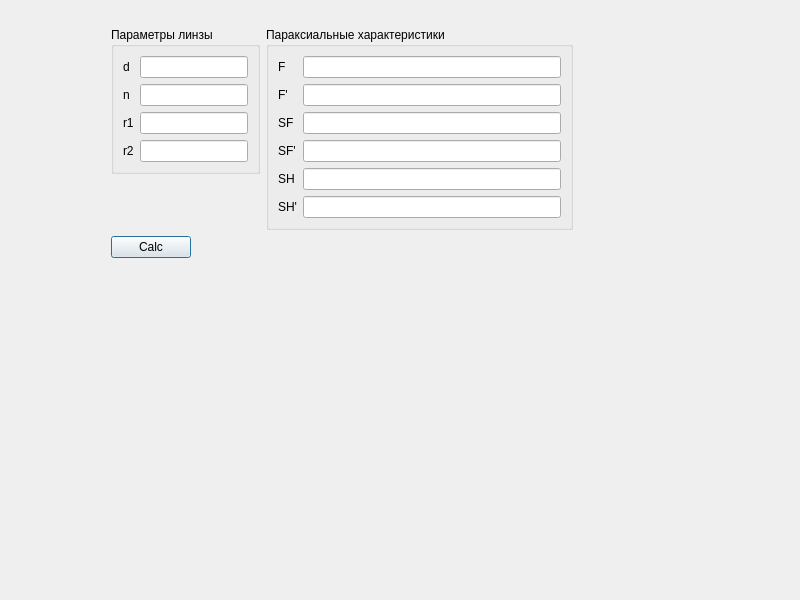
<?xml version="1.0" encoding="UTF-8"?>
<ui version="4.0">
 <class>Dialog</class>
 <widget class="QDialog" name="Dialog">
  <property name="geometry">
   <rect>
    <x>0</x>
    <y>0</y>
    <width>800</width>
    <height>600</height>
   </rect>
  </property>
  <property name="windowTitle">
   <string>Dialog</string>
  </property>
  <widget class="QWidget" name="layoutWidget">
   <property name="geometry">
    <rect>
     <x>111</x>
     <y>27</y>
     <width>462</width>
     <height>275</height>
    </rect>
   </property>
   <layout class="QFormLayout" name="formLayout_2">
    <item row="0" column="0">
     <layout class="QFormLayout" name="formLayout">
      <item row="0" column="0">
       <widget class="QGroupBox" name="groupBox">
        <property name="title">
         <string>Параметры линзы</string>
        </property>
        <layout class="QGridLayout" name="gridLayout">
         <item row="0" column="0">
          <widget class="QLabel" name="TextLabel">
           <property name="text">
            <string>d</string>
           </property>
          </widget>
         </item>
         <item row="0" column="1">
          <widget class="QLineEdit" name="m_qLineEdit_d"/>
         </item>
         <item row="1" column="0">
          <widget class="QLabel" name="label">
           <property name="text">
            <string>n</string>
           </property>
          </widget>
         </item>
         <item row="1" column="1">
          <widget class="QLineEdit" name="m_qLineEdit_n"/>
         </item>
         <item row="2" column="0">
          <widget class="QLabel" name="label_2">
           <property name="text">
            <string>r1</string>
           </property>
          </widget>
         </item>
         <item row="2" column="1">
          <widget class="QLineEdit" name="m_qLineEdit_r1"/>
         </item>
         <item row="3" column="0">
          <widget class="QLabel" name="label_3">
           <property name="text">
            <string>r2</string>
           </property>
          </widget>
         </item>
         <item row="3" column="1">
          <widget class="QLineEdit" name="m_qLineEdit_r2"/>
         </item>
        </layout>
       </widget>
      </item>
     </layout>
    </item>
    <item row="0" column="1">
     <layout class="QGridLayout" name="gridLayout_3">
      <item row="0" column="0">
       <widget class="QGroupBox" name="groupBox_2">
        <property name="title">
         <string>Параксиальные характеристики</string>
        </property>
        <layout class="QGridLayout" name="gridLayout_4">
         <item row="0" column="0">
          <widget class="QLabel" name="m_qTextLabel_2">
           <property name="text">
            <string>F</string>
           </property>
          </widget>
         </item>
         <item row="0" column="1">
          <widget class="QLineEdit" name="m_qLineEdit_F"/>
         </item>
         <item row="1" column="0">
          <widget class="QLabel" name="label_5">
           <property name="text">
            <string>F'</string>
           </property>
          </widget>
         </item>
         <item row="1" column="1">
          <widget class="QLineEdit" name="m_qLineEdit_F_"/>
         </item>
         <item row="2" column="0">
          <widget class="QLabel" name="label_6">
           <property name="text">
            <string>SF</string>
           </property>
          </widget>
         </item>
         <item row="2" column="1">
          <widget class="QLineEdit" name="m_qLineEdit_SF"/>
         </item>
         <item row="3" column="0">
          <widget class="QLabel" name="label_7">
           <property name="text">
            <string>SF'</string>
           </property>
          </widget>
         </item>
         <item row="3" column="1">
          <widget class="QLineEdit" name="m_qLineEdit_SF_"/>
         </item>
         <item row="4" column="0">
          <widget class="QLabel" name="label_8">
           <property name="text">
            <string>SH</string>
           </property>
          </widget>
         </item>
         <item row="4" column="1">
          <widget class="QLineEdit" name="m_qLineEdit_SH"/>
         </item>
         <item row="5" column="0">
          <widget class="QLabel" name="label_9">
           <property name="text">
            <string>SH'</string>
           </property>
          </widget>
         </item>
         <item row="5" column="1">
          <widget class="QLineEdit" name="m_qLineEdit_SH_"/>
         </item>
        </layout>
       </widget>
      </item>
     </layout>
    </item>
    <item row="1" column="0">
     <widget class="QPushButton" name="m_qBtn_calc">
      <property name="toolTip">
       <string>Calc button</string>
      </property>
      <property name="text">
       <string>Calc</string>
      </property>
     </widget>
    </item>
   </layout>
  </widget>
 </widget>
 <resources/>
 <connections/>
</ui>
